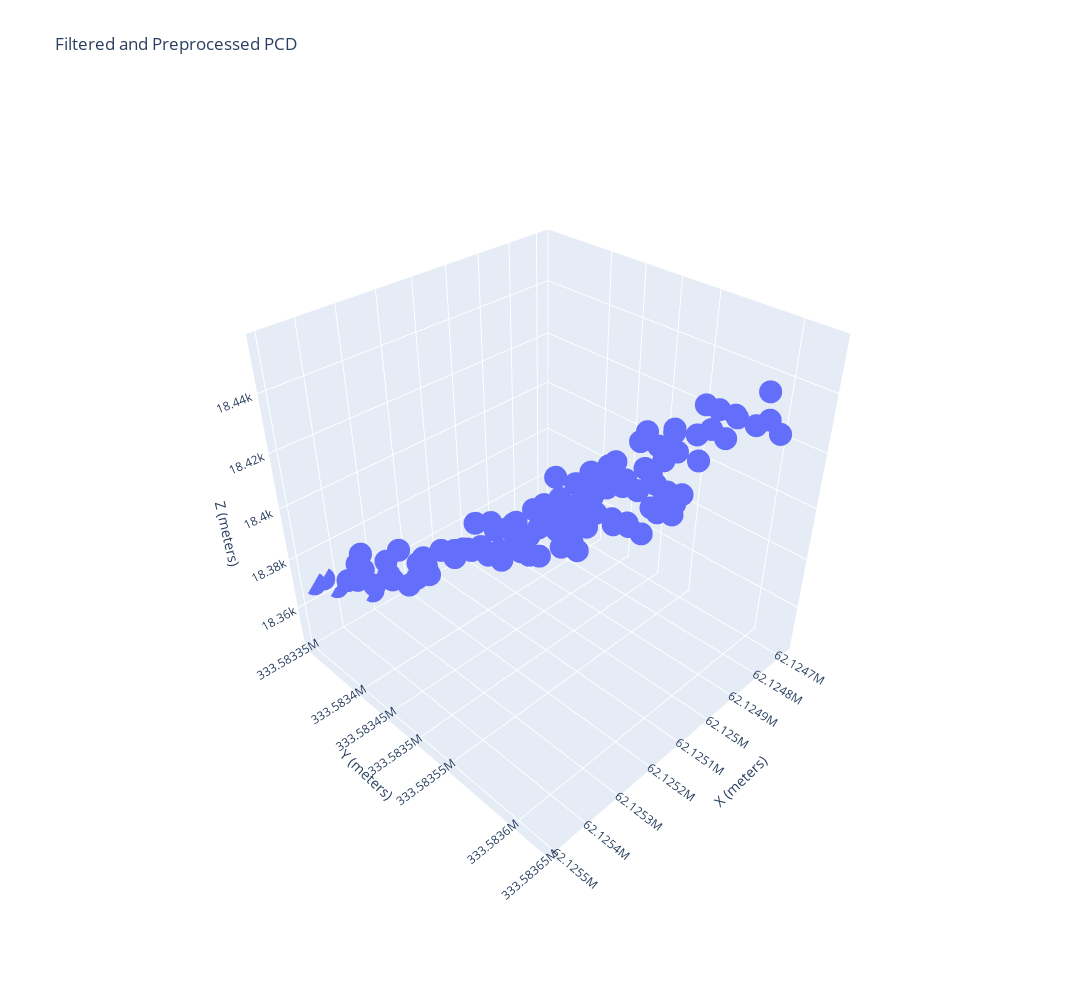

Notebook source saved alongside this figure:
### Markdown cell above
Visualizing point cloud data can be easily done with [o3d.visualization.draw_geometries()](https://www.open3d.org/docs/latest/python_api/open3d.visualization.draw_geometries.html) function. However, this opens a new browser with the displayed figure. To keep the figures inline with the Juypter notebook and avoid pop-up browsers, the following example will use plotly to plot the pcd data interactively.

### Code cell
# Initialize pcd class
pcd = pcd_data.PCD(laz_file_path, polygon=shapely_polygon)
# Read, crop, and filter pcd data to only contain the points inside the polygon
filtered_pcd = pcd.readCropLaz()
# Preprocess pcd
preprocessed_pcd = pcd.preprocessPcd(filtered_pcd)

# Visualize preprocessed pcd with plotly
# First, convert open3d pcd to numpy array
points = np.asarray(preprocessed_pcd.points)
# Create a 3d scatter plot with the points
fig = go.Figure(
    data=[go.Scatter3d(x=points[:, 0], y=points[:, 1], z=points[:, 2], mode="markers")],
    layout=go.Layout(
        title="Filtered and Preprocessed PCD",
        width=1200, height=1000,
        scene=dict(
            xaxis_title="X (meters)", yaxis_title="Y (meters)", zaxis_title="Z (meters)",
            # This controls the plot view and zoom. Smaller x, y, z values zooms in.
            camera=dict(eye=dict(x=1.5, y=1.5, z=1.5)))
        ))
fig.show()
